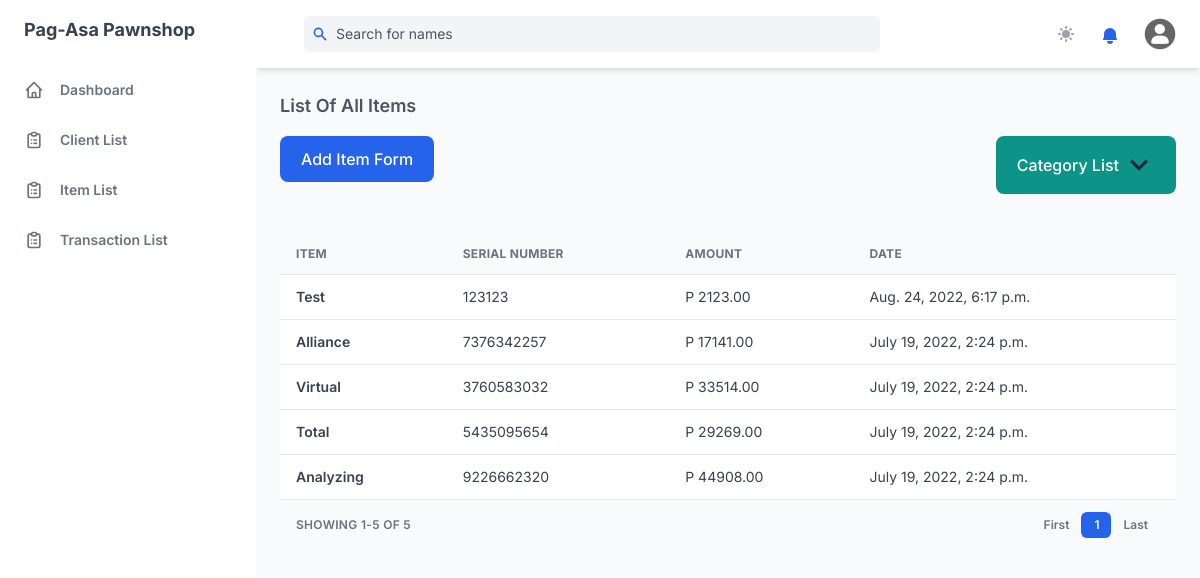
/item/list/ (signed in), run on the app's committed database.
### management_system/models.py (models this page shows, shortened)
class Item(models.Model):
    CHOICE = [
        ('A', 'Active'),
        ('I', 'Inactive')
    ]
    item = models.CharField(max_length=255)
    serial_number = models.IntegerField()
    model = models.CharField(max_length=255)
    appraise_value = models.DecimalField(max_digits=10, decimal_places=2)
    item_description = models.CharField(max_length=255, blank=True, null=True)
    category = models.ManyToManyField(
        Category, blank=True, related_name="categories")
    status=models.CharField(choices=CHOICE, default='A', max_length=2)
    remarks = models.TextField(blank=True, null=True)
    created = models.DateTimeField(auto_now_add=True)
    updated = models.DateTimeField(auto_now=True)

### management_system/views.py (the view)
class ItemListView(LoginRequiredMixin, ListView):
    queryset = Item.objects.filter(status="A")
    template_name = "item_list_full.html"
    paginate_by = 10
    context_object_name = 'items'
    ordering = ['-created']
    def get_context_data(self, **kwargs):
        context = super(ItemListView, self).get_context_data(**kwargs)
        category = Category.objects.all()
        transactions = five_days_due_date(Transaction)
        context['count_notification'] = len(transactions)
        context['category'] = category
        return context

### management_system/views.py (called while the page is built)
def five_days_due_date(model):
    transactions = model.objects.filter(
        Q(status='Renew') | Q(status='New'))
    e_list = []
    for transaction in transactions:
        expiration = transaction.due_date
        date_now = datetime.datetime.now().date()
        days = (expiration) - date_now
        if days.days <= 5 and days.days >= 0:
            e_list.append(transaction.id)
    five_days_before_expire = model.objects.filter(pk__in=e_list)
    return five_days_before_expire

### templates/item_list_full.html
{% extends 'base.html' %}
{% block content %}
    {% include 'components/item_list.html' %}
{% endblock %}

### templates/components/item_list.html (shortened to what this page needs)
{% load mathfilters %}
{% load l10n %}
<div id="content" class="mt-6">
  <h4 id="item-title" class="mb-4 text-lg font-semibold text-gray-600 dark:text-gray-300">
    List Of All Items
  </h4>
  <div class="mb-6 flex justify-between">
    <a href="{% url 'item_form' %}" hx-boost="true" hx-indicator="#my-indicator">
      <button
        class="px-5 mb-4 py-3 font-medium leading-5 text-white transition-colors duration-150 bg-blue-600 border border-transparent rounded-lg active:bg-blue-600 hover:bg-blue-700 focus:outline-none focus:shadow-outline-blue"
      >
        Add Item Form
      </button>
    </a>
    <div x-data="{open:false}" class="relative">
      <button
      @click="open=!open"
      class="px-5 flex gap-1 items-center mb-4 py-3 font-medium leading-5 text-white transition-colors duration-150 bg-teal-600 border border-transparent rounded-lg active:bg-teal-600 hover:bg-teal-700 focus:outline-none focus:shadow-outline-teal"
      >
      <span>Category List</span>
      <svg
      class="w-8 h-8 fill-slate-800"
      xmlns="http://www.w3.org/2000/svg"
      viewBox="0 0 20 20">
      <path d="M9.293 12.95l.707.707L15.657 8l-1.414-1.414L10 10.828 5.757 6.586 4.343 8z"/>
      </svg>
    </button>
    </div>
  </div>
  <div id="item-list" class="w-full overflow-hidden rounded-lg shadow-xs">
    <div class="w-full overflow-x-auto">
      <table class="w-full whitespace-no-wrap">
        <thead>
          <tr
            class="text-xs font-semibold tracking-wide text-left text-gray-500 uppercase border-b dark:border-gray-700 bg-gray-50 dark:text-gray-400 dark:bg-gray-800"
          >
            <th class="px-4 py-3">Item</th>
            <th class="px-4 py-3">Serial Number</th>
            <th class="px-4 py-3">Amount</th>
            <th class="px-4 py-3">Date</th>
          </tr>
        </thead>
        <tbody class="bg-white divide-y dark:divide-gray-700 dark:bg-gray-800">
          {% for item in items %}
          <tr class="text-gray-700 dark:text-gray-400">
            <td class="px-4 py-3">
              <div class="flex items-center text-sm">
                <div>
                  <a href="{% url 'item_detail' item.pk %}" hx-boost="true" hx-indicator="#my-indicator">
                    <p class="font-semibold">{{item.item|title}}</p>
                  </a>
                </div>
              </div>
            </td>
            <td class="px-4 py-3 text-sm">{{item.serial_number|unlocalize}}</td>
            <td class="px-4 py-3 text-sm">P {{item.appraise_value}}</td>
            <td class="px-4 py-3 text-sm">{{item.created}}</td>
          </tr>
          {% endfor %}
        </tbody>
      </table>
    </div>
    <div
      class="grid px-4 py-3 text-xs font-semibold tracking-wide text-gray-500 uppercase border-t dark:border-gray-700 bg-gray-50 sm:grid-cols-9 dark:text-gray-400 dark:bg-gray-800"
    >
    <span class="flex items-center col-span-3">
      Showing {% if page_obj.number > 1%}{{page_obj.number|sub:1}}{% endif %}1-{% if page_obj.number == page_obj.paginator.num_pages%}{{page_obj.paginator.count}}{%else%}{{page_obj.number|mul:10}}{%endif%} of {{page_obj.paginator.count}}
    </span>
    <span class="col-span-2"></span>
    <span class="flex col-span-4 mt-2 sm:mt-auto sm:justify-end">
      <nav aria-label="Table navigation">
        <ul class="inline-flex items-center">
            <a href="?page=1" hx-boost="true">
            <li>
              <button
              class="px-3 py-1 rounded-md rounded-l-lg focus:outline-none focus:shadow-outline-blue"
              aria-label="Previous"
              >
              First
              </button>
            </li>
          </a>
          {% for num in page_obj.paginator.page_range %}
          {% if page_obj.number == num %}
          <li>
            <a href="?page={{ num }}">
              <button
                class="px-3 py-1 text-white transition-colors duration-150 bg-blue-600 border border-r-0 border-blue-600 rounded-md focus:outline-none focus:shadow-outline-blue"
              >
                {{ num }}
              </button>
            </a>
          </li>
          {% endif %}
          {% endfor %}
        <li>
          <a href="?page={{page_obj.paginator.num_pages}}" hx-boost="true">
            <button
            class="px-3 py-1 rounded-md rounded-l-lg focus:outline-none focus:shadow-outline-blue"
            aria-label="Previous"
            >
            Last
            </button>
          </a>
        </li>
        </ul>
      </nav>
    </span>
    </div>
  </div>
</div>

### static/css/print.css (style rules this page uses)
a:link { text-decoration: none; }

### data on the page
Item: item "Test", serial_number "123123", appraise_value "2123.00", created "Aug. 24, 2022, 6:17 p.m."
Item: item "Alliance", serial_number "7376342257", appraise_value "17141.00", created "July 19, 2022, 2:24 p.m."
Item: item "Virtual", serial_number "3760583032", appraise_value "33514.00", created "July 19, 2022, 2:24 p.m."
Item: item "Total", serial_number "5435095654", appraise_value "29269.00", created "July 19, 2022, 2:24 p.m."
Item: item "Analyzing", serial_number "9226662320", appraise_value "44908.00", created "July 19, 2022, 2:24 p.m."

### other printed values
{{ page_obj.paginator.count }} "5"
{{ num }} "1"
